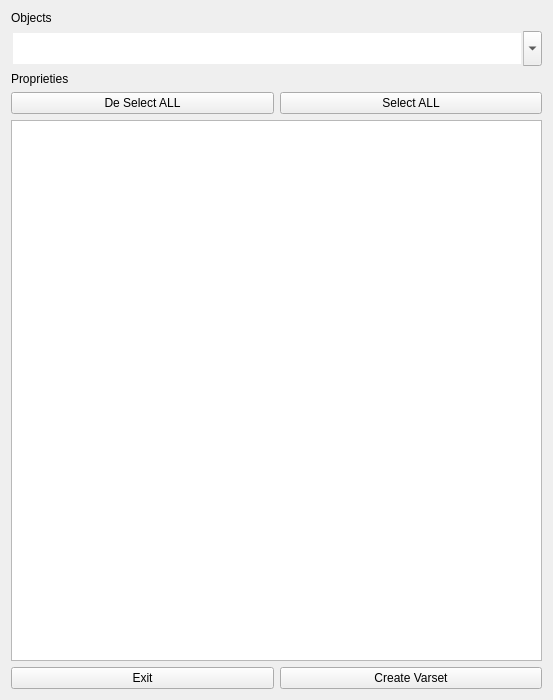
<?xml version="1.0" encoding="UTF-8"?>
<ui version="4.0">
 <class>Form</class>
 <widget class="QWidget" name="Form">
  <property name="geometry">
   <rect>
    <x>0</x>
    <y>0</y>
    <width>553</width>
    <height>700</height>
   </rect>
  </property>
  <property name="sizePolicy">
   <sizepolicy hsizetype="Expanding" vsizetype="Expanding">
    <horstretch>0</horstretch>
    <verstretch>0</verstretch>
   </sizepolicy>
  </property>
  <property name="minimumSize">
   <size>
    <width>500</width>
    <height>700</height>
   </size>
  </property>
  <property name="maximumSize">
   <size>
    <width>553</width>
    <height>700</height>
   </size>
  </property>
  <property name="windowTitle">
   <string>Form</string>
  </property>
  <property name="styleSheet">
   <string notr="true">QListWidget {
	background-color: rgb(211, 211, 211) ;/*   */
	margin:0px;
	color: black;
	font-weight: bold;
}

QListWidget::item {
	padding: 0px;      spazio interno di ogni elemento */
}

QListWidget::item:hover {
    background-color: rgb(200, 200, 200) ; 
	color: black;
}  

QListWidget::item:selected {
    background-color:  rgb(230, 230, 230) ; 
	color: black;
}  

QListWidget::indicator {
    width: 12px;
    height: 10px;
    border: 1px solid black;
    background: white;
    margin: 0px;
}

QListWidget::indicator:checked {
    background: black;
}


QComboBox {
   background-color: rgb(170, 170, 170) ;
    font: 11pt &quot;Times New Roman&quot;;
    color: black;
	font-weight: bold;
    padding: 0px;
	border-radius: 4px;
	text-align: center; 
}
QComboBox::item {
	text-align: center; 
	color: black;
}


QComboBox QAbstractItemView {
    background-color: rgb(185, 185, 185) ;  /* arancio  */
    color: black ;                          /* testo nero */
    border: 1px solid rgb(162, 128, 102);  
    selection-background-color: rgb(168, 168, 168) ;
    selection-color:  black ;        
}

QPushButton {
	font: 10pt &quot;Times New Roman&quot;;
	background-color: rgb(141, 141, 141) ; /* luce (alto/sinistra) */
	border-top: 2px solid  #ffcaa1  ;          /* luce (alto/sinistra) */
	border-left: 2px solid #ffcaa1 ;
	border-right: 2px solid #554336  ;        /* ombra (basso/destra) */
	border-bottom: 2px solid #554336  ;
	border-radius: 4px;
	padding :4px;
	color: black;
	font-weight: bold;
}

QPushButton:hover {
    background-color:rgb(106, 106, 106) ;      /*        leggermente più scuro */
}

QPushButton:pressed {
    background-color: rgb(54, 54, 54); /*#c0c0c0;              più scuro */
    border-top: 2px solid #707070;          /* inverti luce/ombra */
    border-left: 2px solid #707070;
    border-right: 2px solid #ffffff;
    border-bottom: 2px solid #ffffff;
    padding-top: 5px;                       /* piccolo spostamento “affossato” */
    padding-left: 5px;
}

QLabel  {
	font: 10pt &quot;Times New Roman&quot;;
	font-weight: bold;
	background-color: rgb(211, 211, 211) ;
	margin:0px;
	color: black ;
	qproperty-alignment: 'AlignCenter';
}

</string>
  </property>
  <layout class="QHBoxLayout" name="horizontalLayout_3">
   <item>
    <layout class="QVBoxLayout" name="verticalLayout">
     <property name="sizeConstraint">
      <enum>QLayout::SizeConstraint::SetMaximumSize</enum>
     </property>
     <item>
      <widget class="QLabel" name="OBjectsLabel">
       <property name="sizePolicy">
        <sizepolicy hsizetype="Expanding" vsizetype="Fixed">
         <horstretch>0</horstretch>
         <verstretch>0</verstretch>
        </sizepolicy>
       </property>
       <property name="styleSheet">
        <string notr="true"/>
       </property>
       <property name="text">
        <string>Objects</string>
       </property>
      </widget>
     </item>
     <item alignment="Qt::AlignmentFlag::AlignVCenter">
      <widget class="QComboBox" name="ObjCombo">
       <property name="sizePolicy">
        <sizepolicy hsizetype="Expanding" vsizetype="Expanding">
         <horstretch>0</horstretch>
         <verstretch>0</verstretch>
        </sizepolicy>
       </property>
       <property name="minimumSize">
        <size>
         <width>0</width>
         <height>35</height>
        </size>
       </property>
       <property name="maximumSize">
        <size>
         <width>16777215</width>
         <height>40</height>
        </size>
       </property>
       <property name="editable">
        <bool>true</bool>
       </property>
       <property name="currentIndex">
        <number>-1</number>
       </property>
       <property name="maxVisibleItems">
        <number>21</number>
       </property>
       <property name="frame">
        <bool>false</bool>
       </property>
      </widget>
     </item>
     <item>
      <widget class="QLabel" name="PropertiesLabel">
       <property name="sizePolicy">
        <sizepolicy hsizetype="Expanding" vsizetype="Fixed">
         <horstretch>0</horstretch>
         <verstretch>0</verstretch>
        </sizepolicy>
       </property>
       <property name="styleSheet">
        <string notr="true"/>
       </property>
       <property name="text">
        <string>Proprieties</string>
       </property>
      </widget>
     </item>
     <item>
      <layout class="QHBoxLayout" name="horizontalLayout">
       <property name="sizeConstraint">
        <enum>QLayout::SizeConstraint::SetMaximumSize</enum>
       </property>
       <item>
        <widget class="QPushButton" name="DeSelAll">
         <property name="sizePolicy">
          <sizepolicy hsizetype="Expanding" vsizetype="Minimum">
           <horstretch>0</horstretch>
           <verstretch>0</verstretch>
          </sizepolicy>
         </property>
         <property name="styleSheet">
          <string notr="true"/>
         </property>
         <property name="text">
          <string>De Select ALL</string>
         </property>
        </widget>
       </item>
       <item>
        <widget class="QPushButton" name="SelAll">
         <property name="sizePolicy">
          <sizepolicy hsizetype="Expanding" vsizetype="Minimum">
           <horstretch>0</horstretch>
           <verstretch>0</verstretch>
          </sizepolicy>
         </property>
         <property name="styleSheet">
          <string notr="true"/>
         </property>
         <property name="text">
          <string>Select ALL</string>
         </property>
        </widget>
       </item>
      </layout>
     </item>
     <item>
      <widget class="QListWidget" name="ListProperties">
       <property name="styleSheet">
        <string notr="true"/>
       </property>
       <property name="frameShadow">
        <enum>QFrame::Shadow::Plain</enum>
       </property>
      </widget>
     </item>
     <item>
      <layout class="QHBoxLayout" name="horizontalLayout_2">
       <property name="sizeConstraint">
        <enum>QLayout::SizeConstraint::SetMaximumSize</enum>
       </property>
       <item>
        <widget class="QPushButton" name="Exit">
         <property name="sizePolicy">
          <sizepolicy hsizetype="Expanding" vsizetype="Minimum">
           <horstretch>0</horstretch>
           <verstretch>0</verstretch>
          </sizepolicy>
         </property>
         <property name="styleSheet">
          <string notr="true"/>
         </property>
         <property name="text">
          <string>Exit</string>
         </property>
        </widget>
       </item>
       <item>
        <widget class="QPushButton" name="CompileVars">
         <property name="sizePolicy">
          <sizepolicy hsizetype="Expanding" vsizetype="Minimum">
           <horstretch>0</horstretch>
           <verstretch>0</verstretch>
          </sizepolicy>
         </property>
         <property name="styleSheet">
          <string notr="true"/>
         </property>
         <property name="text">
          <string>Create Varset</string>
         </property>
        </widget>
       </item>
      </layout>
     </item>
    </layout>
   </item>
  </layout>
 </widget>
 <tabstops>
  <tabstop>ObjCombo</tabstop>
  <tabstop>SelAll</tabstop>
 </tabstops>
 <resources/>
 <connections/>
</ui>
